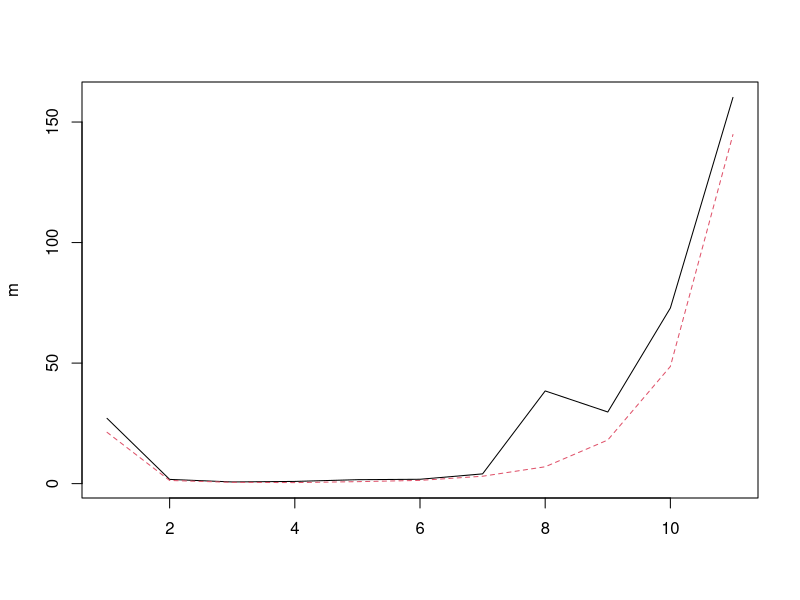

Write the R code that produced this figure. (Note: this script raises an error after producing the figure.)
rm(list=ls())
#Q1)
age=c("0","1-4","5-9","10-19","20-29","30-39","40-49","50-59","60-69","70-79","80-");
mpop=c(29.8,109.3,126.1,198.2,150.8,156.9,139.5,110.0,70.1,45.4,13.7)
fpop=c(28.5,104.9,120.7,189.7,142.7,151,138.3,106.7,80.9,54.5,18.1)
mdth=c(807,192,88,182,247,284,565,4230, 2083,3308,2195)
fdth=c(607,138,65,82,117,203,425,746,1464,2650,2621)
data=data.frame(age,mpop, fpop, mdth, fdth);data
mcdr=1000*(sum(mdth)/sum(mpop*1000));mcdr
fcdr=1000*(sum(fdth)/sum(fpop*1000));fcdr
msdr=mdth/(mpop);msdr    #1000*mdth/(mpop*1000)
fsdr=fdth/(fpop);fsdr
m=matrix(c(msdr,fsdr),ncol=2);m
matplot(m,type="l",lty=c(1,2))



#Q2)
age=c("0-5","5-10","10-20","20-40","40-60","60-80","80-")
popA=c(9736,8349,17101,37298,20746,6298,472)
ms=c(8.9,1.19,1.07,2.22,5.21,6.32,38.98)
CDRSt=37.4 #per thousand

CDRA=CDRSt*11/10;CDRA
c=CDRSt/(1000*sum(ms*popA)/sum(popA));c
StDRA=c*CDRA;StDRA


#Q3)

pop=c(20883,86376,161376,146641,157661,142341,115083,88220,55840,21751,3828) 	#Country population - take as standard
mA=c(26.884,1.027,0.4,0.801,1.289,2.921,7.940,18.643,41.93,90.794,185.648)		#age specific death rates of A per thousand
mB=c(43.182,2.136,0.786,1.907,3.078,4.962,10.352,20.812,41.934,91.313,199.942)	#age specific death rates of B per thousand
data=data.frame(msA,msB)
mA*pop/1000
StDRA=sum(1000*sum((mA/1000)*pop)/sum(pop));StDRA	#per thousand
StDRB=sum(1000*sum((mB/1000)*pop)/sum(pop));StDRB	#per thousand



